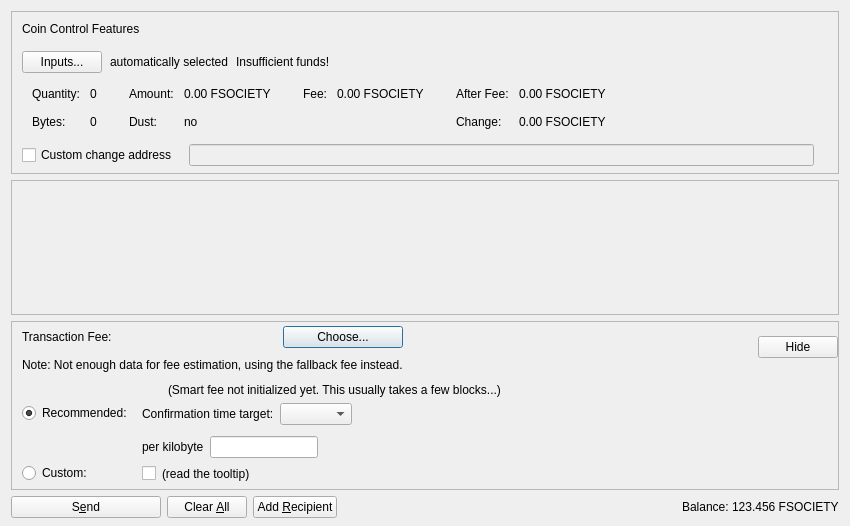
<?xml version="1.0" encoding="UTF-8"?>
<ui version="4.0">
 <class>SendCoinsDialog</class>
 <widget class="QDialog" name="SendCoinsDialog">
  <property name="geometry">
   <rect>
    <x>0</x>
    <y>0</y>
    <width>850</width>
    <height>526</height>
   </rect>
  </property>
  <property name="windowTitle">
   <string>Send Coins</string>
  </property>
  <layout class="QVBoxLayout" name="verticalLayout" stretch="0,1,0,0">
   <property name="bottomMargin">
    <number>8</number>
   </property>
   <item>
    <widget class="QFrame" name="frameCoinControl">
     <property name="sizePolicy">
      <sizepolicy hsizetype="Expanding" vsizetype="Expanding">
       <horstretch>0</horstretch>
       <verstretch>0</verstretch>
      </sizepolicy>
     </property>
     <property name="maximumSize">
      <size>
       <width>16777215</width>
       <height>16777215</height>
      </size>
     </property>
     <property name="frameShape">
      <enum>QFrame::StyledPanel</enum>
     </property>
     <property name="frameShadow">
      <enum>QFrame::Sunken</enum>
     </property>
     <layout class="QVBoxLayout" name="verticalLayoutCoinControl2">
      <property name="spacing">
       <number>0</number>
      </property>
      <property name="leftMargin">
       <number>0</number>
      </property>
      <property name="topMargin">
       <number>0</number>
      </property>
      <property name="rightMargin">
       <number>0</number>
      </property>
      <property name="bottomMargin">
       <number>6</number>
      </property>
      <item>
       <layout class="QVBoxLayout" name="verticalLayoutCoinControl" stretch="0,0,0,0,1">
        <property name="spacing">
         <number>0</number>
        </property>
        <property name="leftMargin">
         <number>10</number>
        </property>
        <property name="topMargin">
         <number>10</number>
        </property>
        <item>
         <layout class="QHBoxLayout" name="horizontalLayoutCoinControl1">
          <property name="bottomMargin">
           <number>15</number>
          </property>
          <item>
           <widget class="QLabel" name="labelCoinControlFeatures">
            <property name="sizePolicy">
             <sizepolicy hsizetype="Preferred" vsizetype="Maximum">
              <horstretch>0</horstretch>
              <verstretch>0</verstretch>
             </sizepolicy>
            </property>
            <property name="text">
             <string>Coin Control Features</string>
            </property>
           </widget>
          </item>
         </layout>
        </item>
        <item>
         <layout class="QHBoxLayout" name="horizontalLayoutCoinControl2" stretch="0,0,0,0">
          <property name="spacing">
           <number>8</number>
          </property>
          <property name="bottomMargin">
           <number>10</number>
          </property>
          <item>
           <widget class="QPushButton" name="pushButtonCoinControl">
            <property name="styleSheet">
             <string notr="true"/>
            </property>
            <property name="text">
             <string>Inputs...</string>
            </property>
            <property name="autoDefault">
             <bool>false</bool>
            </property>
           </widget>
          </item>
          <item>
           <widget class="QLabel" name="labelCoinControlAutomaticallySelected">
            <property name="text">
             <string>automatically selected</string>
            </property>
            <property name="margin">
             <number>5</number>
            </property>
           </widget>
          </item>
          <item>
           <widget class="QLabel" name="labelCoinControlInsuffFunds">
            <property name="text">
             <string>Insufficient funds!</string>
            </property>
            <property name="margin">
             <number>5</number>
            </property>
           </widget>
          </item>
          <item>
           <spacer name="horizontalSpacerCoinControl">
            <property name="orientation">
             <enum>Qt::Horizontal</enum>
            </property>
            <property name="sizeHint" stdset="0">
             <size>
              <width>40</width>
              <height>1</height>
             </size>
            </property>
           </spacer>
          </item>
         </layout>
        </item>
        <item>
         <widget class="QWidget" name="widgetCoinControl" native="true">
          <property name="sizePolicy">
           <sizepolicy hsizetype="Preferred" vsizetype="Preferred">
            <horstretch>0</horstretch>
            <verstretch>0</verstretch>
           </sizepolicy>
          </property>
          <property name="minimumSize">
           <size>
            <width>0</width>
            <height>0</height>
           </size>
          </property>
          <property name="styleSheet">
           <string notr="true"/>
          </property>
          <layout class="QHBoxLayout" name="horizontalLayoutCoinControl5">
           <property name="leftMargin">
            <number>0</number>
           </property>
           <property name="topMargin">
            <number>0</number>
           </property>
           <property name="rightMargin">
            <number>0</number>
           </property>
           <property name="bottomMargin">
            <number>0</number>
           </property>
           <item>
            <layout class="QHBoxLayout" name="horizontalLayoutCoinControl3" stretch="0,0,0,1">
             <property name="spacing">
              <number>20</number>
             </property>
             <property name="topMargin">
              <number>0</number>
             </property>
             <property name="bottomMargin">
              <number>10</number>
             </property>
             <item>
              <layout class="QFormLayout" name="formLayoutCoinControl1">
               <property name="horizontalSpacing">
                <number>10</number>
               </property>
               <property name="verticalSpacing">
                <number>14</number>
               </property>
               <property name="leftMargin">
                <number>10</number>
               </property>
               <property name="topMargin">
                <number>4</number>
               </property>
               <property name="rightMargin">
                <number>6</number>
               </property>
               <item row="0" column="0">
                <widget class="QLabel" name="labelCoinControlQuantityText">
                 <property name="text">
                  <string>Quantity:</string>
                 </property>
                 <property name="margin">
                  <number>0</number>
                 </property>
                </widget>
               </item>
               <item row="0" column="1">
                <widget class="QLabel" name="labelCoinControlQuantity">
                 <property name="cursor">
                  <cursorShape>IBeamCursor</cursorShape>
                 </property>
                 <property name="contextMenuPolicy">
                  <enum>Qt::ActionsContextMenu</enum>
                 </property>
                 <property name="text">
                  <string notr="true">0</string>
                 </property>
                 <property name="margin">
                  <number>0</number>
                 </property>
                 <property name="textInteractionFlags">
                  <set>Qt::LinksAccessibleByMouse|Qt::TextSelectableByKeyboard|Qt::TextSelectableByMouse</set>
                 </property>
                </widget>
               </item>
               <item row="1" column="0">
                <widget class="QLabel" name="labelCoinControlBytesText">
                 <property name="text">
                  <string>Bytes:</string>
                 </property>
                </widget>
               </item>
               <item row="1" column="1">
                <widget class="QLabel" name="labelCoinControlBytes">
                 <property name="cursor">
                  <cursorShape>IBeamCursor</cursorShape>
                 </property>
                 <property name="contextMenuPolicy">
                  <enum>Qt::ActionsContextMenu</enum>
                 </property>
                 <property name="text">
                  <string notr="true">0</string>
                 </property>
                 <property name="textInteractionFlags">
                  <set>Qt::LinksAccessibleByMouse|Qt::TextSelectableByKeyboard|Qt::TextSelectableByMouse</set>
                 </property>
                </widget>
               </item>
              </layout>
             </item>
             <item>
              <layout class="QFormLayout" name="formLayoutCoinControl2">
               <property name="horizontalSpacing">
                <number>10</number>
               </property>
               <property name="verticalSpacing">
                <number>14</number>
               </property>
               <property name="leftMargin">
                <number>6</number>
               </property>
               <property name="topMargin">
                <number>4</number>
               </property>
               <property name="rightMargin">
                <number>6</number>
               </property>
               <item row="0" column="0">
                <widget class="QLabel" name="labelCoinControlAmountText">
                 <property name="text">
                  <string>Amount:</string>
                 </property>
                 <property name="margin">
                  <number>0</number>
                 </property>
                </widget>
               </item>
               <item row="0" column="1">
                <widget class="QLabel" name="labelCoinControlAmount">
                 <property name="cursor">
                  <cursorShape>IBeamCursor</cursorShape>
                 </property>
                 <property name="contextMenuPolicy">
                  <enum>Qt::ActionsContextMenu</enum>
                 </property>
                 <property name="text">
                  <string notr="true">0.00 FSOCIETY</string>
                 </property>
                 <property name="textInteractionFlags">
                  <set>Qt::LinksAccessibleByMouse|Qt::TextSelectableByKeyboard|Qt::TextSelectableByMouse</set>
                 </property>
                </widget>
               </item>
               <item row="1" column="0">
                <widget class="QLabel" name="labelCoinControlLowOutputText">
                 <property name="text">
                  <string>Dust:</string>
                 </property>
                </widget>
               </item>
               <item row="1" column="1">
                <widget class="QLabel" name="labelCoinControlLowOutput">
                 <property name="cursor">
                  <cursorShape>IBeamCursor</cursorShape>
                 </property>
                 <property name="contextMenuPolicy">
                  <enum>Qt::ActionsContextMenu</enum>
                 </property>
                 <property name="text">
                  <string notr="true">no</string>
                 </property>
                 <property name="textInteractionFlags">
                  <set>Qt::LinksAccessibleByMouse|Qt::TextSelectableByKeyboard|Qt::TextSelectableByMouse</set>
                 </property>
                </widget>
               </item>
              </layout>
             </item>
             <item>
              <layout class="QFormLayout" name="formLayoutCoinControl3">
               <property name="horizontalSpacing">
                <number>10</number>
               </property>
               <property name="verticalSpacing">
                <number>14</number>
               </property>
               <property name="leftMargin">
                <number>6</number>
               </property>
               <property name="topMargin">
                <number>4</number>
               </property>
               <property name="rightMargin">
                <number>6</number>
               </property>
               <item row="0" column="0">
                <widget class="QLabel" name="labelCoinControlFeeText">
                 <property name="text">
                  <string>Fee:</string>
                 </property>
                 <property name="margin">
                  <number>0</number>
                 </property>
                </widget>
               </item>
               <item row="0" column="1">
                <widget class="QLabel" name="labelCoinControlFee">
                 <property name="cursor">
                  <cursorShape>IBeamCursor</cursorShape>
                 </property>
                 <property name="contextMenuPolicy">
                  <enum>Qt::ActionsContextMenu</enum>
                 </property>
                 <property name="text">
                  <string notr="true">0.00 FSOCIETY</string>
                 </property>
                 <property name="textInteractionFlags">
                  <set>Qt::LinksAccessibleByMouse|Qt::TextSelectableByKeyboard|Qt::TextSelectableByMouse</set>
                 </property>
                </widget>
               </item>
              </layout>
             </item>
             <item>
              <layout class="QFormLayout" name="formLayoutCoinControl4">
               <property name="horizontalSpacing">
                <number>10</number>
               </property>
               <property name="verticalSpacing">
                <number>14</number>
               </property>
               <property name="leftMargin">
                <number>6</number>
               </property>
               <property name="topMargin">
                <number>4</number>
               </property>
               <property name="rightMargin">
                <number>6</number>
               </property>
               <item row="0" column="0">
                <widget class="QLabel" name="labelCoinControlAfterFeeText">
                 <property name="text">
                  <string>After Fee:</string>
                 </property>
                 <property name="margin">
                  <number>0</number>
                 </property>
                </widget>
               </item>
               <item row="0" column="1">
                <widget class="QLabel" name="labelCoinControlAfterFee">
                 <property name="cursor">
                  <cursorShape>IBeamCursor</cursorShape>
                 </property>
                 <property name="contextMenuPolicy">
                  <enum>Qt::ActionsContextMenu</enum>
                 </property>
                 <property name="text">
                  <string notr="true">0.00 FSOCIETY</string>
                 </property>
                 <property name="textInteractionFlags">
                  <set>Qt::LinksAccessibleByMouse|Qt::TextSelectableByKeyboard|Qt::TextSelectableByMouse</set>
                 </property>
                </widget>
               </item>
               <item row="1" column="0">
                <widget class="QLabel" name="labelCoinControlChangeText">
                 <property name="text">
                  <string>Change:</string>
                 </property>
                </widget>
               </item>
               <item row="1" column="1">
                <widget class="QLabel" name="labelCoinControlChange">
                 <property name="cursor">
                  <cursorShape>IBeamCursor</cursorShape>
                 </property>
                 <property name="contextMenuPolicy">
                  <enum>Qt::ActionsContextMenu</enum>
                 </property>
                 <property name="text">
                  <string notr="true">0.00 FSOCIETY</string>
                 </property>
                 <property name="textInteractionFlags">
                  <set>Qt::LinksAccessibleByMouse|Qt::TextSelectableByKeyboard|Qt::TextSelectableByMouse</set>
                 </property>
                </widget>
               </item>
              </layout>
             </item>
            </layout>
           </item>
          </layout>
         </widget>
        </item>
        <item>
         <layout class="QHBoxLayout" name="horizontalLayoutCoinControl4" stretch="0,0,0">
          <property name="spacing">
           <number>12</number>
          </property>
          <property name="sizeConstraint">
           <enum>QLayout::SetDefaultConstraint</enum>
          </property>
          <property name="topMargin">
           <number>5</number>
          </property>
          <property name="rightMargin">
           <number>5</number>
          </property>
          <item>
           <widget class="QCheckBox" name="checkBoxCoinControlChange">
            <property name="toolTip">
             <string>If this is activated, but the change address is empty or invalid, change will be sent to a newly generated address.</string>
            </property>
            <property name="text">
             <string>Custom change address</string>
            </property>
           </widget>
          </item>
          <item>
           <widget class="QValidatedLineEdit" name="lineEditCoinControlChange">
            <property name="enabled">
             <bool>false</bool>
            </property>
            <property name="sizePolicy">
             <sizepolicy hsizetype="Expanding" vsizetype="Fixed">
              <horstretch>0</horstretch>
              <verstretch>0</verstretch>
             </sizepolicy>
            </property>
           </widget>
          </item>
          <item>
           <widget class="QLabel" name="labelCoinControlChangeLabel">
            <property name="sizePolicy">
             <sizepolicy hsizetype="Preferred" vsizetype="Expanding">
              <horstretch>0</horstretch>
              <verstretch>0</verstretch>
             </sizepolicy>
            </property>
            <property name="minimumSize">
             <size>
              <width>0</width>
              <height>0</height>
             </size>
            </property>
            <property name="text">
             <string/>
            </property>
            <property name="margin">
             <number>3</number>
            </property>
           </widget>
          </item>
         </layout>
        </item>
        <item>
         <spacer name="verticalSpacerCoinControl">
          <property name="orientation">
           <enum>Qt::Vertical</enum>
          </property>
          <property name="sizeHint" stdset="0">
           <size>
            <width>800</width>
            <height>1</height>
           </size>
          </property>
         </spacer>
        </item>
       </layout>
      </item>
     </layout>
    </widget>
   </item>
   <item>
    <widget class="QScrollArea" name="scrollArea">
     <property name="widgetResizable">
      <bool>true</bool>
     </property>
     <widget class="QWidget" name="scrollAreaWidgetContents">
      <property name="geometry">
       <rect>
        <x>0</x>
        <y>0</y>
        <width>830</width>
        <height>104</height>
       </rect>
      </property>
      <layout class="QVBoxLayout" name="verticalLayout_2" stretch="0,1">
       <property name="leftMargin">
        <number>0</number>
       </property>
       <property name="topMargin">
        <number>0</number>
       </property>
       <property name="rightMargin">
        <number>0</number>
       </property>
       <property name="bottomMargin">
        <number>0</number>
       </property>
       <item>
        <layout class="QVBoxLayout" name="entries">
         <property name="spacing">
          <number>6</number>
         </property>
        </layout>
       </item>
       <item>
        <spacer name="verticalSpacer">
         <property name="orientation">
          <enum>Qt::Vertical</enum>
         </property>
         <property name="sizeHint" stdset="0">
          <size>
           <width>20</width>
           <height>40</height>
          </size>
         </property>
        </spacer>
       </item>
      </layout>
     </widget>
    </widget>
   </item>
   <item>
    <widget class="QFrame" name="frameFee">
     <property name="sizePolicy">
      <sizepolicy hsizetype="Expanding" vsizetype="Expanding">
       <horstretch>0</horstretch>
       <verstretch>0</verstretch>
      </sizepolicy>
     </property>
     <property name="maximumSize">
      <size>
       <width>16777215</width>
       <height>16777215</height>
      </size>
     </property>
     <property name="frameShape">
      <enum>QFrame::StyledPanel</enum>
     </property>
     <property name="frameShadow">
      <enum>QFrame::Sunken</enum>
     </property>
     <layout class="QVBoxLayout" name="verticalLayoutFee1">
      <property name="spacing">
       <number>0</number>
      </property>
      <property name="leftMargin">
       <number>0</number>
      </property>
      <property name="topMargin">
       <number>0</number>
      </property>
      <property name="rightMargin">
       <number>0</number>
      </property>
      <property name="bottomMargin">
       <number>0</number>
      </property>
      <item>
       <layout class="QVBoxLayout" name="verticalLayoutFee2" stretch="0,0,0">
        <property name="spacing">
         <number>0</number>
        </property>
        <property name="leftMargin">
         <number>10</number>
        </property>
        <property name="topMargin">
         <number>0</number>
        </property>
        <item>
         <layout class="QHBoxLayout" name="horizontalLayoutFee1">
          <property name="bottomMargin">
           <number>0</number>
          </property>
          <item>
           <layout class="QVBoxLayout" name="verticalLayoutFee7">
            <property name="spacing">
             <number>0</number>
            </property>
            <item>
             <spacer name="verticalSpacerSmartFee">
              <property name="orientation">
               <enum>Qt::Vertical</enum>
              </property>
              <property name="sizeType">
               <enum>QSizePolicy::Fixed</enum>
              </property>
              <property name="sizeHint" stdset="0">
               <size>
                <width>1</width>
                <height>4</height>
               </size>
              </property>
             </spacer>
            </item>
            <item>
             <layout class="QHBoxLayout" name="horizontalLayoutSmartFee">
              <property name="spacing">
               <number>10</number>
              </property>
              <item>
               <widget class="QLabel" name="labelFeeHeadline">
                <property name="sizePolicy">
                 <sizepolicy hsizetype="Preferred" vsizetype="Maximum">
                  <horstretch>0</horstretch>
                  <verstretch>0</verstretch>
                 </sizepolicy>
                </property>
                <property name="text">
                 <string>Transaction Fee:</string>
                </property>
               </widget>
              </item>
              <item>
               <widget class="QLabel" name="labelFeeMinimized">
                <property name="text">
                 <string/>
                </property>
               </widget>
              </item>
              <item>
               <widget class="QPushButton" name="buttonChooseFee">
                <property name="text">
                 <string>Choose...</string>
                </property>
               </widget>
              </item>
             </layout>
            </item>
            <item>
             <spacer name="verticalSpacer_7">
              <property name="orientation">
               <enum>Qt::Vertical</enum>
              </property>
              <property name="sizeHint" stdset="0">
               <size>
                <width>1</width>
                <height>10</height>
               </size>
              </property>
             </spacer>
            </item>
            <item>
             <widget class="QLabel" name="fallbackFeeWarningLabel">
              <property name="toolTip">
               <string>Using the fallbackfee can result in sending a transaction that will take several hours or days (or never) to confirm. Consider choosing your fee manually or wait until you have validated the complete chain.</string>
              </property>
              <property name="text">
               <string>Note: Not enough data for fee estimation, using the fallback fee instead.</string>
              </property>
              <property name="wordWrap">
               <bool>false</bool>
              </property>
             </widget>
            </item>
            <item>
             <spacer name="verticalSpacer_5">
              <property name="orientation">
               <enum>Qt::Vertical</enum>
              </property>
              <property name="sizeHint" stdset="0">
               <size>
                <width>1</width>
                <height>1</height>
               </size>
              </property>
             </spacer>
            </item>
           </layout>
          </item>
          <item>
           <spacer name="horizontalSpacer_4">
            <property name="orientation">
             <enum>Qt::Horizontal</enum>
            </property>
            <property name="sizeHint" stdset="0">
             <size>
              <width>1</width>
              <height>1</height>
             </size>
            </property>
           </spacer>
          </item>
          <item>
           <widget class="QPushButton" name="buttonMinimizeFee">
            <property name="toolTip">
             <string>collapse fee-settings</string>
            </property>
            <property name="text">
             <string>Hide</string>
            </property>
           </widget>
          </item>
         </layout>
        </item>
        <item>
         <widget class="QFrame" name="frameFeeSelection">
          <layout class="QVBoxLayout" name="verticalLayoutFee12">
           <property name="spacing">
            <number>0</number>
           </property>
           <property name="leftMargin">
            <number>0</number>
           </property>
           <property name="topMargin">
            <number>0</number>
           </property>
           <property name="rightMargin">
            <number>0</number>
           </property>
           <property name="bottomMargin">
            <number>0</number>
           </property>
           <item>
            <layout class="QGridLayout" name="gridLayoutFee">
             <property name="topMargin">
              <number>10</number>
             </property>
             <property name="bottomMargin">
              <number>4</number>
             </property>
             <property name="horizontalSpacing">
              <number>10</number>
             </property>
             <property name="verticalSpacing">
              <number>4</number>
             </property>
             <item row="1" column="1">
              <layout class="QVBoxLayout" name="verticalLayoutFee8">
               <property name="spacing">
                <number>6</number>
               </property>
               <property name="topMargin">
                <number>3</number>
               </property>
               <item>
                <layout class="QHBoxLayout" name="horizontalLayoutFee13" stretch="0,0,1">
                 <item>
                  <widget class="QLabel" name="labelCustomPerKilobyte">
                   <property name="toolTip">
                    <string>If the custom fee is set to 1000 ruffs and the transaction is only 250 bytes, then &quot;per kilobyte&quot; only pays 250 ruffs in fee,&lt;br /&gt;while &quot;at least&quot; pays 1000 ruffs. For transactions bigger than a kilobyte both pay by kilobyte.</string>
                   </property>
                   <property name="text">
                    <string>per kilobyte</string>
                   </property>
                  </widget>
                 </item>
                 <item>
                  <widget class="BitcoinAmountField" name="customFee"/>
                 </item>
                 <item>
                  <spacer name="horizontalSpacer_6">
                   <property name="orientation">
                    <enum>Qt::Horizontal</enum>
                   </property>
                   <property name="sizeHint" stdset="0">
                    <size>
                     <width>1</width>
                     <height>1</height>
                    </size>
                   </property>
                  </spacer>
                 </item>
                </layout>
               </item>
               <item>
                <layout class="QHBoxLayout" name="horizontalLayoutFee8">
                 <item>
                  <widget class="QCheckBox" name="checkBoxMinimumFee">
                   <property name="toolTip">
                    <string>Paying only the minimum fee is just fine as long as there is less transaction volume than space in the blocks.&lt;br /&gt;But be aware that this can end up in a never confirming transaction once there is more demand for nudi transactions than the network can process.</string>
                   </property>
                   <property name="text">
                    <string/>
                   </property>
                  </widget>
                 </item>
                 <item>
                  <widget class="QLabel" name="labelMinFeeWarning">
                   <property name="enabled">
                    <bool>true</bool>
                   </property>
                   <property name="toolTip">
                    <string>Paying only the minimum fee is just fine as long as there is less transaction volume than space in the blocks.&lt;br /&gt;But be aware that this can end up in a never confirming transaction once there is more demand for nudi transactions than the network can process.</string>
                   </property>
                   <property name="text">
                    <string>(read the tooltip)</string>
                   </property>
                   <property name="margin">
                    <number>5</number>
                   </property>
                  </widget>
                 </item>
                 <item>
                  <spacer name="horizontalSpacer_2">
                   <property name="orientation">
                    <enum>Qt::Horizontal</enum>
                   </property>
                   <property name="sizeHint" stdset="0">
                    <size>
                     <width>1</width>
                     <height>1</height>
                    </size>
                   </property>
                  </spacer>
                 </item>
                </layout>
               </item>
              </layout>
             </item>
             <item row="0" column="0">
              <layout class="QVBoxLayout" name="verticalLayoutFee4" stretch="0,1">
               <property name="topMargin">
                <number>20</number>
               </property>
               <property name="bottomMargin">
                <number>3</number>
               </property>
               <item>
                <widget class="QRadioButton" name="radioSmartFee">
                 <property name="text">
                  <string>Recommended:</string>
                 </property>
                 <property name="checked">
                  <bool>true</bool>
                 </property>
                 <attribute name="buttonGroup">
                  <string notr="true">groupFee</string>
                 </attribute>
                </widget>
               </item>
               <item>
                <spacer name="verticalSpacer_2">
                 <property name="orientation">
                  <enum>Qt::Vertical</enum>
                 </property>
                 <property name="sizeHint" stdset="0">
                  <size>
                   <width>1</width>
                   <height>1</height>
                  </size>
                 </property>
                </spacer>
               </item>
              </layout>
             </item>
             <item row="1" column="0">
              <layout class="QVBoxLayout" name="verticalLayoutFee9" stretch="0,1">
               <property name="topMargin">
                <number>30</number>
               </property>
               <item>
                <widget class="QRadioButton" name="radioCustomFee">
                 <property name="text">
                  <string>Custom:</string>
                 </property>
                 <attribute name="buttonGroup">
                  <string notr="true">groupFee</string>
                 </attribute>
                </widget>
               </item>
               <item>
                <spacer name="verticalSpacer_6">
                 <property name="orientation">
                  <enum>Qt::Vertical</enum>
                 </property>
                 <property name="sizeHint" stdset="0">
                  <size>
                   <width>1</width>
                   <height>1</height>
                  </size>
                 </property>
                </spacer>
               </item>
              </layout>
             </item>
             <item row="0" column="1">
              <layout class="QVBoxLayout" name="verticalLayoutFee3" stretch="0,0,1">
               <property name="spacing">
                <number>6</number>
               </property>
               <property name="topMargin">
                <number>0</number>
               </property>
               <property name="bottomMargin">
                <number>3</number>
               </property>
               <item>
                <layout class="QHBoxLayout" name="horizontalLayoutFee12">
                 <item>
                  <widget class="QLabel" name="labelSmartFee">
                   <property name="text">
                    <string/>
                   </property>
                   <property name="margin">
                    <number>2</number>
                   </property>
                  </widget>
                 </item>
                 <item>
                  <widget class="QLabel" name="labelFeeEstimation">
                   <property name="text">
                    <string/>
                   </property>
                  </widget>
                 </item>
                 <item>
                  <widget class="QLabel" name="labelSmartFee2">
                   <property name="text">
                    <string>(Smart fee not initialized yet. This usually takes a few blocks...)</string>
                   </property>
                   <property name="margin">
                    <number>2</number>
                   </property>
                  </widget>
                 </item>
                 <item>
                  <spacer name="horizontalSpacer_5">
                   <property name="orientation">
                    <enum>Qt::Horizontal</enum>
                   </property>
                   <property name="sizeHint" stdset="0">
                    <size>
                     <width>1</width>
                     <height>1</height>
                    </size>
                   </property>
                  </spacer>
                 </item>
                </layout>
               </item>
               <item>
                <layout class="QHBoxLayout" name="horizontalLayoutFee9">
                 <item>
                  <layout class="QVBoxLayout" name="verticalLayoutFee6">
                   <item>
                    <widget class="QLabel" name="labelSmartFee3">
                     <property name="text">
                      <string>Confirmation time target:</string>
                     </property>
                     <property name="margin">
                      <number>2</number>
                     </property>
                    </widget>
                   </item>
                  </layout>
                 </item>
                 <item>
                  <layout class="QVBoxLayout" name="verticalLayoutFee5">
                   <property name="rightMargin">
                    <number>30</number>
                   </property>
                   <item>
                    <layout class="QHBoxLayout" name="horizontalLayoutConfTarget">
                     <property name="bottomMargin">
                      <number>0</number>
                     </property>
                     <item>
                      <widget class="QComboBox" name="confTargetSelector"/>
                     </item>
                     <item>
                      <spacer name="horizontalSpacerConfTarget">
                       <property name="orientation">
                        <enum>Qt::Horizontal</enum>
                       </property>
                       <property name="sizeHint" stdset="0">
                        <size>
                         <width>40</width>
                         <height>20</height>
                        </size>
                       </property>
                      </spacer>
                     </item>
                    </layout>
                   </item>
                  </layout>
                 </item>
                </layout>
               </item>
               <item>
                <spacer name="verticalSpacer_4">
                 <property name="orientation">
                  <enum>Qt::Vertical</enum>
                 </property>
                 <property name="sizeHint" stdset="0">
                  <size>
                   <width>1</width>
                   <height>1</height>
                  </size>
                 </property>
                </spacer>
               </item>
              </layout>
             </item>
            </layout>
           </item>
          </layout>
         </widget>
        </item>
        <item>
         <spacer name="verticalSpacerFee">
          <property name="orientation">
           <enum>Qt::Vertical</enum>
          </property>
          <property name="sizeHint" stdset="0">
           <size>
            <width>800</width>
            <height>1</height>
           </size>
          </property>
         </spacer>
        </item>
       </layout>
      </item>
     </layout>
    </widget>
   </item>
   <item>
    <layout class="QHBoxLayout" name="horizontalLayout">
     <item>
      <widget class="QPushButton" name="sendButton">
       <property name="minimumSize">
        <size>
         <width>150</width>
         <height>0</height>
        </size>
       </property>
       <property name="toolTip">
        <string>Confirm the send action</string>
       </property>
       <property name="text">
        <string>S&amp;end</string>
       </property>
       <property name="autoDefault">
        <bool>false</bool>
       </property>
       <property name="default">
        <bool>false</bool>
       </property>
      </widget>
     </item>
     <item>
      <widget class="QPushButton" name="clearButton">
       <property name="sizePolicy">
        <sizepolicy hsizetype="Minimum" vsizetype="Fixed">
         <horstretch>0</horstretch>
         <verstretch>0</verstretch>
        </sizepolicy>
       </property>
       <property name="toolTip">
        <string>Clear all fields of the form.</string>
       </property>
       <property name="text">
        <string>Clear &amp;All</string>
       </property>
       <property name="autoDefault">
        <bool>false</bool>
       </property>
      </widget>
     </item>
     <item>
      <widget class="QPushButton" name="addButton">
       <property name="toolTip">
        <string>Send to multiple recipients at once</string>
       </property>
       <property name="text">
        <string>Add &amp;Recipient</string>
       </property>
       <property name="autoDefault">
        <bool>false</bool>
       </property>
      </widget>
     </item>
     <item>
      <spacer name="horizontalSpacer">
       <property name="orientation">
        <enum>Qt::Horizontal</enum>
       </property>
       <property name="sizeHint" stdset="0">
        <size>
         <width>40</width>
         <height>20</height>
        </size>
       </property>
      </spacer>
     </item>
     <item>
      <layout class="QHBoxLayout" name="horizontalLayout_2">
       <property name="spacing">
        <number>3</number>
       </property>
       <item>
        <widget class="QLabel" name="labelBalanceText">
         <property name="text">
          <string>Balance:</string>
         </property>
        </widget>
       </item>
       <item>
        <widget class="QLabel" name="labelBalance">
         <property name="sizePolicy">
          <sizepolicy hsizetype="Preferred" vsizetype="Preferred">
           <horstretch>0</horstretch>
           <verstretch>0</verstretch>
          </sizepolicy>
         </property>
         <property name="cursor">
          <cursorShape>IBeamCursor</cursorShape>
         </property>
         <property name="text">
          <string notr="true">123.456 FSOCIETY</string>
         </property>
         <property name="textInteractionFlags">
          <set>Qt::LinksAccessibleByMouse|Qt::TextSelectableByKeyboard|Qt::TextSelectableByMouse</set>
         </property>
        </widget>
       </item>
      </layout>
     </item>
    </layout>
   </item>
  </layout>
 </widget>
 <customwidgets>
  <customwidget>
   <class>QValidatedLineEdit</class>
   <extends>QLineEdit</extends>
   <header>qt/qvalidatedlineedit.h</header>
  </customwidget>
  <customwidget>
   <class>BitcoinAmountField</class>
   <extends>QLineEdit</extends>
   <header>qt/bitcoinamountfield.h</header>
   <container>1</container>
  </customwidget>
 </customwidgets>
 <resources>
  <include location="../nudi.qrc"/>
 </resources>
 <connections/>
 <buttongroups>
  <buttongroup name="groupFee"/>
 </buttongroups>
</ui>
